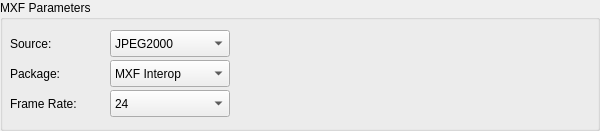
         <widget class="QGroupBox" name="mxfGroupBox">
          <property name="geometry">
           <rect>
            <x>80</x>
            <y>20</y>
            <width>600</width>
            <height>131</height>
           </rect>
          </property>
          <property name="title">
           <string>MXF Parameters</string>
          </property>
          <widget class="QLabel" name="mxfTypeLabel">
           <property name="geometry">
            <rect>
             <x>10</x>
             <y>60</y>
             <width>90</width>
             <height>27</height>
            </rect>
           </property>
           <property name="text">
            <string>Package:</string>
           </property>
          </widget>
          <widget class="QComboBox" name="mxfTypeComboBox">
           <property name="geometry">
            <rect>
             <x>110</x>
             <y>60</y>
             <width>120</width>
             <height>27</height>
            </rect>
           </property>
           <item>
            <property name="text">
             <string>MXF Interop</string>
            </property>
           </item>
           <item>
            <property name="text">
             <string>SMPTE</string>
            </property>
           </item>
          </widget>
          <widget class="QLabel" name="mxfFramerRateLabel">
           <property name="geometry">
            <rect>
             <x>10</x>
             <y>90</y>
             <width>90</width>
             <height>27</height>
            </rect>
           </property>
           <property name="text">
            <string>Frame Rate:</string>
           </property>
          </widget>
          <widget class="QComboBox" name="mxfFrameRateComboBox">
           <property name="geometry">
            <rect>
             <x>110</x>
             <y>90</y>
             <width>120</width>
             <height>27</height>
            </rect>
           </property>
           <item>
            <property name="text">
             <string>24</string>
            </property>
           </item>
           <item>
            <property name="text">
             <string>25</string>
            </property>
           </item>
           <item>
            <property name="text">
             <string>30</string>
            </property>
           </item>
           <item>
            <property name="text">
             <string>48</string>
            </property>
           </item>
           <item>
            <property name="text">
             <string>50</string>
            </property>
           </item>
           <item>
            <property name="text">
             <string>60</string>
            </property>
           </item>
          </widget>
          <widget class="QLabel" name="mxfSourceTypeLabel">
           <property name="geometry">
            <rect>
             <x>10</x>
             <y>30</y>
             <width>90</width>
             <height>27</height>
            </rect>
           </property>
           <property name="text">
            <string>Source:</string>
           </property>
          </widget>
          <widget class="QComboBox" name="mxfSourceTypeComboBox">
           <property name="geometry">
            <rect>
             <x>110</x>
             <y>30</y>
             <width>120</width>
             <height>27</height>
            </rect>
           </property>
           <item>
            <property name="text">
             <string>JPEG2000</string>
            </property>
           </item>
           <item>
            <property name="text">
             <string>MPEG2</string>
            </property>
           </item>
           <item>
            <property name="text">
             <string>WAV</string>
            </property>
           </item>
          </widget>
         </widget>
